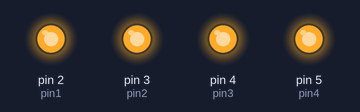
A sketch run on a simulated Arduino Uno, built with avr-gcc and run on an emulated ATmega328P. On the bench: output pins drawn as LEDs (lit = HIGH).

Above: at 0.7 s.
At 2.6 s:
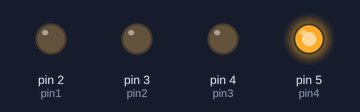
At 4.8 s:
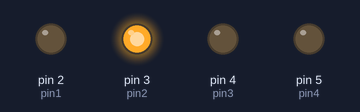
At 8.6 s:
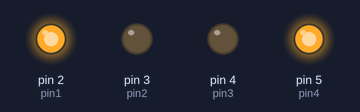
At 12.3 s:
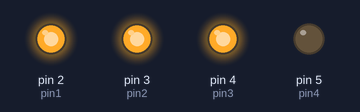
At 16.8 s:
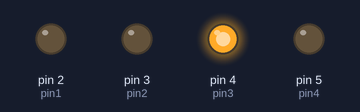
Timing chart, 0 to 17.6 s (numbered marks = the images above):
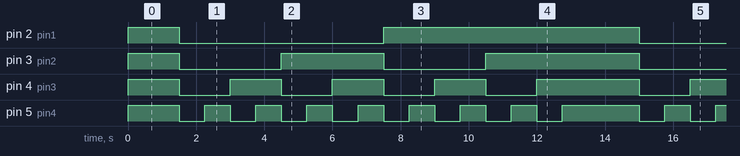

Measured:
- by itself, pin 2 (pin1): repeats every 13.5 s: LOW 6.0 s, HIGH 7.5 s
- by itself, pin 3 (pin2): repeats every 13.5 s: LOW 3.0 s, HIGH 3.0 s, LOW 3.0 s, HIGH 4.5 s
- by itself, pin 4 (pin3): repeats every 13.5 s: 3 × (LOW 1.5 s, HIGH 1.5 s), LOW 1.5 s, HIGH 3.0 s
- by itself, pin 5 (pin4): repeats every 13.5 s: 7 × (LOW 0.75 s, HIGH 0.75 s), LOW 0.75 s, HIGH 2.3 s

The sketch:

LEDBinaryCounter.ino
```cpp
int pin1 = 2;
int pin2 = 3;
int pin3 = 4;
int pin4 = 5;
int wait = 750;

void setup() {
  // put your setup code here, to run once:
  pinMode(pin1,OUTPUT);
  pinMode(pin2,OUTPUT);
  pinMode(pin3,OUTPUT);
  pinMode(pin4,OUTPUT);
}

void loop() {
  // put your main code here, to run repeatedly:
  digitalWrite(pin1,HIGH);
  digitalWrite(pin2,HIGH);
  digitalWrite(pin3,HIGH);
  digitalWrite(pin4,HIGH);
  delay(1500);


  digitalWrite(pin1,LOW);
  digitalWrite(pin2,LOW);
  digitalWrite(pin3,LOW);
  digitalWrite(pin4,LOW);
  delay(wait);

  digitalWrite(pin1,LOW);
  digitalWrite(pin2,LOW);
  digitalWrite(pin3,LOW);
  digitalWrite(pin4,HIGH);
  delay(wait);

  digitalWrite(pin1,LOW);
  digitalWrite(pin2,LOW);
  digitalWrite(pin3,HIGH);
  digitalWrite(pin4,LOW);
  delay(wait);

  digitalWrite(pin1,LOW);
  digitalWrite(pin2,LOW);
  digitalWrite(pin3,HIGH);
  digitalWrite(pin4,HIGH);
  delay(wait);

  digitalWrite(pin1,LOW);
  digitalWrite(pin2,HIGH);
  digitalWrite(pin3,LOW);
  digitalWrite(pin4,LOW);
  delay(wait);

  digitalWrite(pin1,LOW);
  digitalWrite(pin2,HIGH);
  digitalWrite(pin3,LOW);
  digitalWrite(pin4,HIGH);
  delay(wait);

  digitalWrite(pin1,LOW);
  digitalWrite(pin2,HIGH);
  digitalWrite(pin3,HIGH);
  digitalWrite(pin4,LOW);
  delay(wait);

  digitalWrite(pin1,LOW);
  digitalWrite(pin2,HIGH);
  digitalWrite(pin3,HIGH);
  digitalWrite(pin4,HIGH);
  delay(wait);

  digitalWrite(pin1,HIGH);
  digitalWrite(pin2,LOW);
  digitalWrite(pin3,LOW);
  digitalWrite(pin4,LOW);
  delay(wait);

  digitalWrite(pin1,HIGH);
  digitalWrite(pin2,LOW);
  digitalWrite(pin3,LOW);
  digitalWrite(pin4,HIGH);
  delay(wait);

  digitalWrite(pin1,HIGH);
  digitalWrite(pin2,LOW);
  digitalWrite(pin3,HIGH);
  digitalWrite(pin4,LOW);
  delay(wait);

  digitalWrite(pin1,HIGH);
  digitalWrite(pin2,LOW);
  digitalWrite(pin3,HIGH);
  digitalWrite(pin4,HIGH);
  delay(wait);

  digitalWrite(pin1,HIGH);
  digitalWrite(pin2,HIGH);
  digitalWrite(pin3,LOW);
  digitalWrite(pin4,LOW);
  delay(wait);

  digitalWrite(pin1,HIGH);
  digitalWrite(pin2,HIGH);
  digitalWrite(pin3,LOW);
  digitalWrite(pin4,HIGH);
  delay(wait);

  digitalWrite(pin1,HIGH);
  digitalWrite(pin2,HIGH);
  digitalWrite(pin3,HIGH);
  digitalWrite(pin4,LOW);
  delay(wait);

  digitalWrite(pin1,HIGH);
  digitalWrite(pin2,HIGH);
  digitalWrite(pin3,HIGH);
  digitalWrite(pin4,HIGH);
  delay(wait);
}
```
